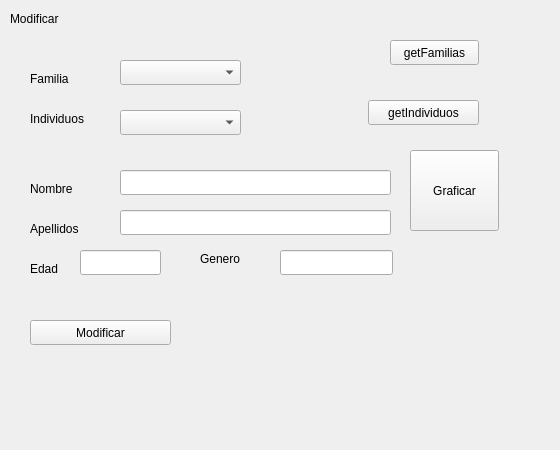
      <widget class="QWidget" name="page_8">
       <widget class="QLabel" name="label_7">
        <property name="geometry">
         <rect>
          <x>10</x>
          <y>10</y>
          <width>67</width>
          <height>17</height>
         </rect>
        </property>
        <property name="text">
         <string>Modificar</string>
        </property>
       </widget>
       <widget class="QStackedWidget" name="dock_familia">
        <property name="geometry">
         <rect>
          <x>10</x>
          <y>40</y>
          <width>541</width>
          <height>401</height>
         </rect>
        </property>
        <property name="currentIndex">
         <number>1</number>
        </property>
        <widget class="QWidget" name="page_13"/>
        <widget class="QWidget" name="page_14">
         <widget class="QComboBox" name="Cfamilia_modificar">
          <property name="geometry">
           <rect>
            <x>110</x>
            <y>20</y>
            <width>121</width>
            <height>25</height>
           </rect>
          </property>
         </widget>
         <widget class="QLabel" name="label_29">
          <property name="geometry">
           <rect>
            <x>20</x>
            <y>30</y>
            <width>67</width>
            <height>17</height>
           </rect>
          </property>
          <property name="text">
           <string>Familia</string>
          </property>
         </widget>
         <widget class="QLabel" name="label_30">
          <property name="geometry">
           <rect>
            <x>20</x>
            <y>70</y>
            <width>81</width>
            <height>17</height>
           </rect>
          </property>
          <property name="text">
           <string>Individuos</string>
          </property>
         </widget>
         <widget class="QComboBox" name="cIndividuo_modificar">
          <property name="geometry">
           <rect>
            <x>110</x>
            <y>70</y>
            <width>121</width>
            <height>25</height>
           </rect>
          </property>
         </widget>
         <widget class="QLabel" name="label_31">
          <property name="geometry">
           <rect>
            <x>20</x>
            <y>140</y>
            <width>67</width>
            <height>17</height>
           </rect>
          </property>
          <property name="text">
           <string>Nombre</string>
          </property>
         </widget>
         <widget class="QLabel" name="label_32">
          <property name="geometry">
           <rect>
            <x>20</x>
            <y>180</y>
            <width>67</width>
            <height>17</height>
           </rect>
          </property>
          <property name="text">
           <string>Apellidos</string>
          </property>
         </widget>
         <widget class="QLabel" name="label_33">
          <property name="geometry">
           <rect>
            <x>20</x>
            <y>220</y>
            <width>67</width>
            <height>17</height>
           </rect>
          </property>
          <property name="text">
           <string>Edad</string>
          </property>
         </widget>
         <widget class="QLabel" name="label_34">
          <property name="geometry">
           <rect>
            <x>190</x>
            <y>210</y>
            <width>67</width>
            <height>17</height>
           </rect>
          </property>
          <property name="text">
           <string>Genero</string>
          </property>
         </widget>
         <widget class="QLineEdit" name="nombre_modificar">
          <property name="geometry">
           <rect>
            <x>110</x>
            <y>130</y>
            <width>271</width>
            <height>25</height>
           </rect>
          </property>
         </widget>
         <widget class="QLineEdit" name="apellidos_modificar">
          <property name="geometry">
           <rect>
            <x>110</x>
            <y>170</y>
            <width>271</width>
            <height>25</height>
           </rect>
          </property>
         </widget>
         <widget class="QLineEdit" name="edad_modificar">
          <property name="geometry">
           <rect>
            <x>70</x>
            <y>210</y>
            <width>81</width>
            <height>25</height>
           </rect>
          </property>
         </widget>
         <widget class="QLineEdit" name="genero_modificar">
          <property name="geometry">
           <rect>
            <x>270</x>
            <y>210</y>
            <width>113</width>
            <height>25</height>
           </rect>
          </property>
         </widget>
         <widget class="QPushButton" name="pushButton_17">
          <property name="geometry">
           <rect>
            <x>20</x>
            <y>280</y>
            <width>141</width>
            <height>25</height>
           </rect>
          </property>
          <property name="text">
           <string>Modificar</string>
          </property>
         </widget>
         <widget class="QPushButton" name="pushButton_18">
          <property name="geometry">
           <rect>
            <x>380</x>
            <y>0</y>
            <width>89</width>
            <height>25</height>
           </rect>
          </property>
          <property name="text">
           <string>getFamilias</string>
          </property>
         </widget>
         <widget class="QPushButton" name="pushButton_19">
          <property name="geometry">
           <rect>
            <x>358</x>
            <y>60</y>
            <width>111</width>
            <height>25</height>
           </rect>
          </property>
          <property name="text">
           <string>getIndividuos</string>
          </property>
         </widget>
         <widget class="QPushButton" name="pushButton_20">
          <property name="geometry">
           <rect>
            <x>400</x>
            <y>110</y>
            <width>89</width>
            <height>81</height>
           </rect>
          </property>
          <property name="text">
           <string>Graficar</string>
          </property>
         </widget>
        </widget>
       </widget>
      </widget>
